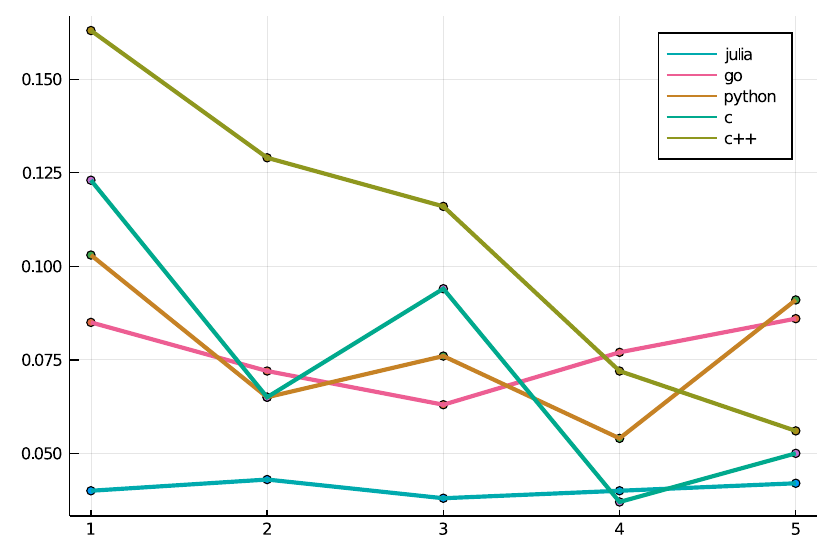

This figure's Julia source:
using Plots

y=[
    0.04	0.085	0.103	0.123	0.163;
    0.043	0.072	0.065	0.065	0.129;
    0.038	0.063	0.076	0.094	0.116;
    0.04	0.077	0.054	0.037	0.072;
    0.042	0.086	0.091	0.05	0.056;
] # 竖列画图 "julia" "go" "python" "c" "c++"

scatter(y,label=false)
plot!(y,label=["julia" "go" "python" "c" "c++"],lw=3)
savefig("plot_result.pdf")
savefig("plot_result.png")

